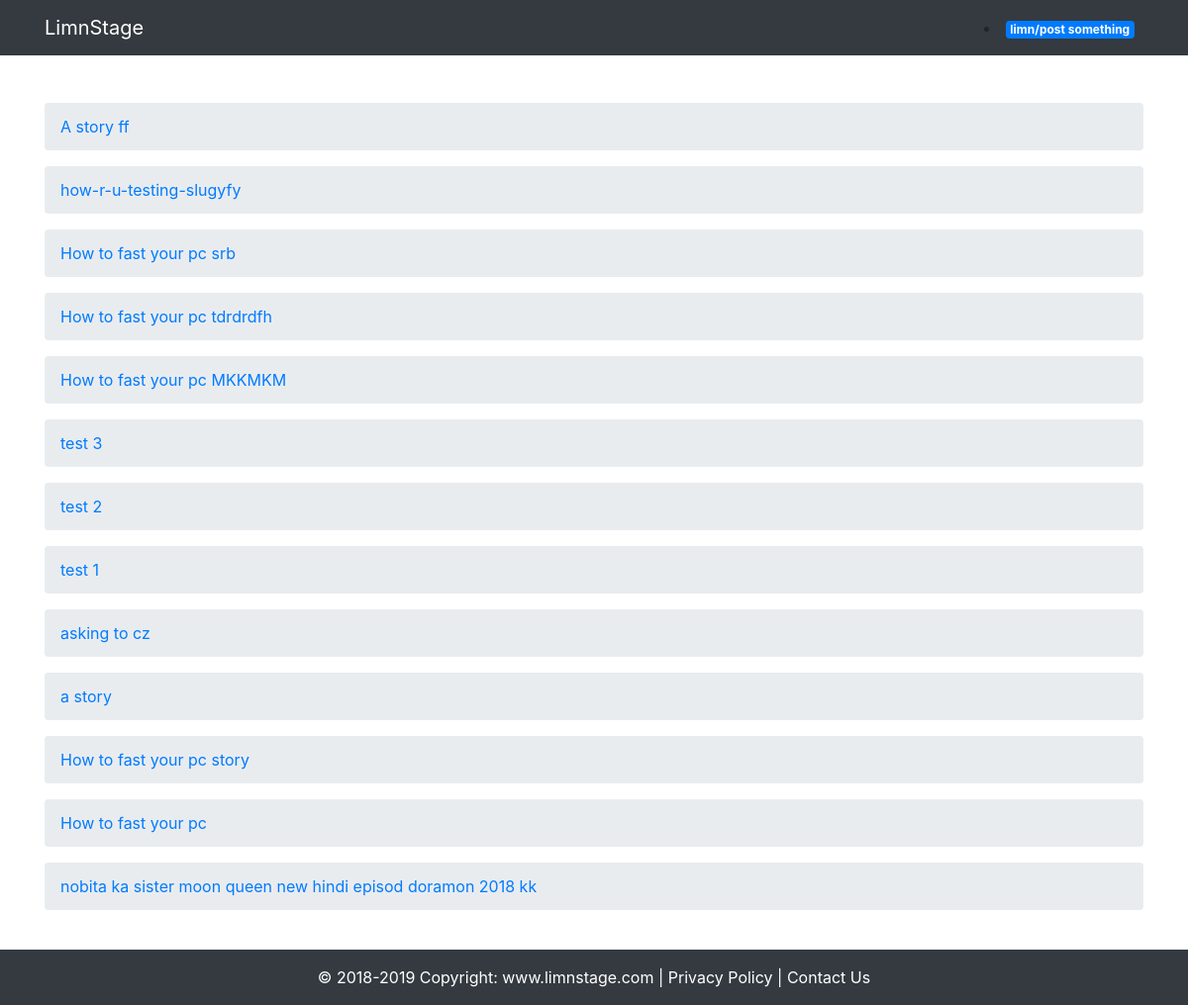
Page /recent-articles on the committed database.
### limnstageapp/models.py (models this page shows, shortened)
class limn(models.Model):
    fullname=models.CharField(max_length=30)
    username=models.CharField(max_length=30)
    title=models.CharField(max_length=500)
    body=models.TextField(blank=True)
    limntype=models.CharField(max_length=30)
    subjects= models.CharField(max_length=200, blank=True, null=True)
    status= models.CharField(max_length=10, blank=True, null=True)
    date=models.DateTimeField(default=now, null=True)

### limnstageapp/extralimn.py (the view)
# urls.py: path('recent-articles', extralimn.recentarticle, name="recentarticle"),
def recentarticle(request):  # for stories articles
   limntype='Story/Article'
   recent=limn.objects.filter(limntype=limntype).order_by('-id')[:25]
   context={
            'recent':recent,
   }
   return render (request, "recent-articles.html", context)

### limnstageapp/templatetags/replace.py (called while the page is built)
@register.filter
def replace(value):
    return re.sub('[^A-Za-z0-9]+', '-', value)

### templates/recent-articles.html (shortened to what this page needs)
<!DOCTYPE html>
<html lang="en">
  <head>
    {% load static %}
    {% load replace %}
    <link href="{% static 'vendor/bootstrap/css/bootstrap.min.css' %}" rel="stylesheet">
    <link href="{% static 'css/blog-post.css' %}" rel="stylesheet">
    <link rel="stylesheet" href="https://cdnjs.cloudflare.com/ajax/libs/font-awesome/4.7.0/css/font-awesome.min.css">
      <body >
  </head>
{% include 'navbar.html' %}
    <div class="container">
<br>
{% for r in recent %}
 <nav aria-label="breadcrumb">
          <ol class="breadcrumb">
            <li class="breadcrumb-item" aria-current="page"><a href="{% url 'thelimn' id=r.id title=r.title|replace %}">{{r.title}}</a></li>
          </ol>
        </nav>
{% endfor %}
        </div>
{% include 'footer.html' %}
  </body>
</html>

### static/css/blog-post.css (style rules this page uses)
body { padding-top: 54px; }
@media (min-width: 992px) { body { padding-top: 56px; } }

### rows in the picture
limn: title "A story ff"
limn: title "how-r-u-testing-slugyfy"
limn: title "How to fast your pc srb"
limn: title "How to fast your pc tdrdrdfh"
limn: title "How to fast your pc MKKMKM"
limn: title "test 3"
limn: title "test 2"
limn: title "test 1"
limn: title "asking to cz"
limn: title "a story"
limn: title "How to fast your pc story"
limn: title "How to fast your pc"
limn: title "nobita ka sister moon queen new hindi episod doramon 2018 kk"
